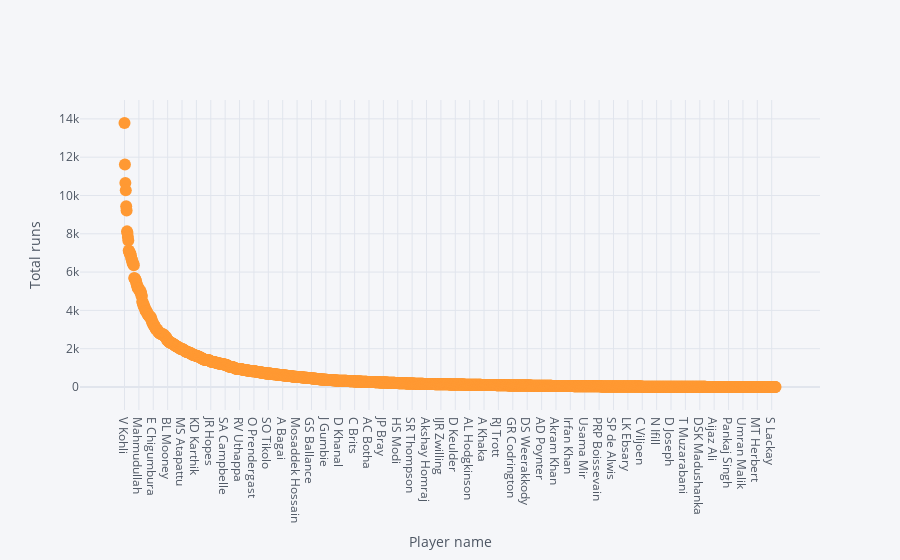

Notebook code for this chart:
### Code cell
#odi[0:5].iplot(x='player_name', y='total_runs', kind='histogram')
odi.iplot(x='player_name', y='total_runs', mode='markers', xTitle='Player name', yTitle='Total runs')

### Figure 1 — Plotly figure (JSON) as saved in the notebook; plotly's stock layout.template omitted (floating-point values rounded to 4 significant figures; data arrays with more than 128 entries replaced by an {"elided": "..."} marker saying what was removed)
{"data": [{"line": {"color": "rgba(255, 153, 51, 1.0)", "dash": "solid", "shape": "linear", "width": 1.3}, "marker": {"size": 12, "symbol": "circle"}, "mode": "markers", "name": "total_runs", "text": "", "type": "scatter", "x": {"elided": "1540 str values"}, "y": {"elided": "1540 int values"}}], "layout": {"autosize": true, "legend": {"bgcolor": "#F5F6F9", "font": {"color": "#4D5663"}}, "paper_bgcolor": "#F5F6F9", "plot_bgcolor": "#F5F6F9", "title": {"font": {"color": "#4D5663"}}, "xaxis": {"autorange": true, "gridcolor": "#E1E5ED", "range": [-99.86, 1639.0], "showgrid": true, "tickfont": {"color": "#4D5663"}, "title": {"font": {"color": "#4D5663"}, "text": "Player name"}, "type": "category", "zerolinecolor": "#E1E5ED"}, "yaxis": {"autorange": true, "gridcolor": "#E1E5ED", "range": [-1966.0, 15750.0], "showgrid": true, "tickfont": {"color": "#4D5663"}, "title": {"font": {"color": "#4D5663"}, "text": "Total runs"}, "type": "linear", "zerolinecolor": "#E1E5ED"}}}
